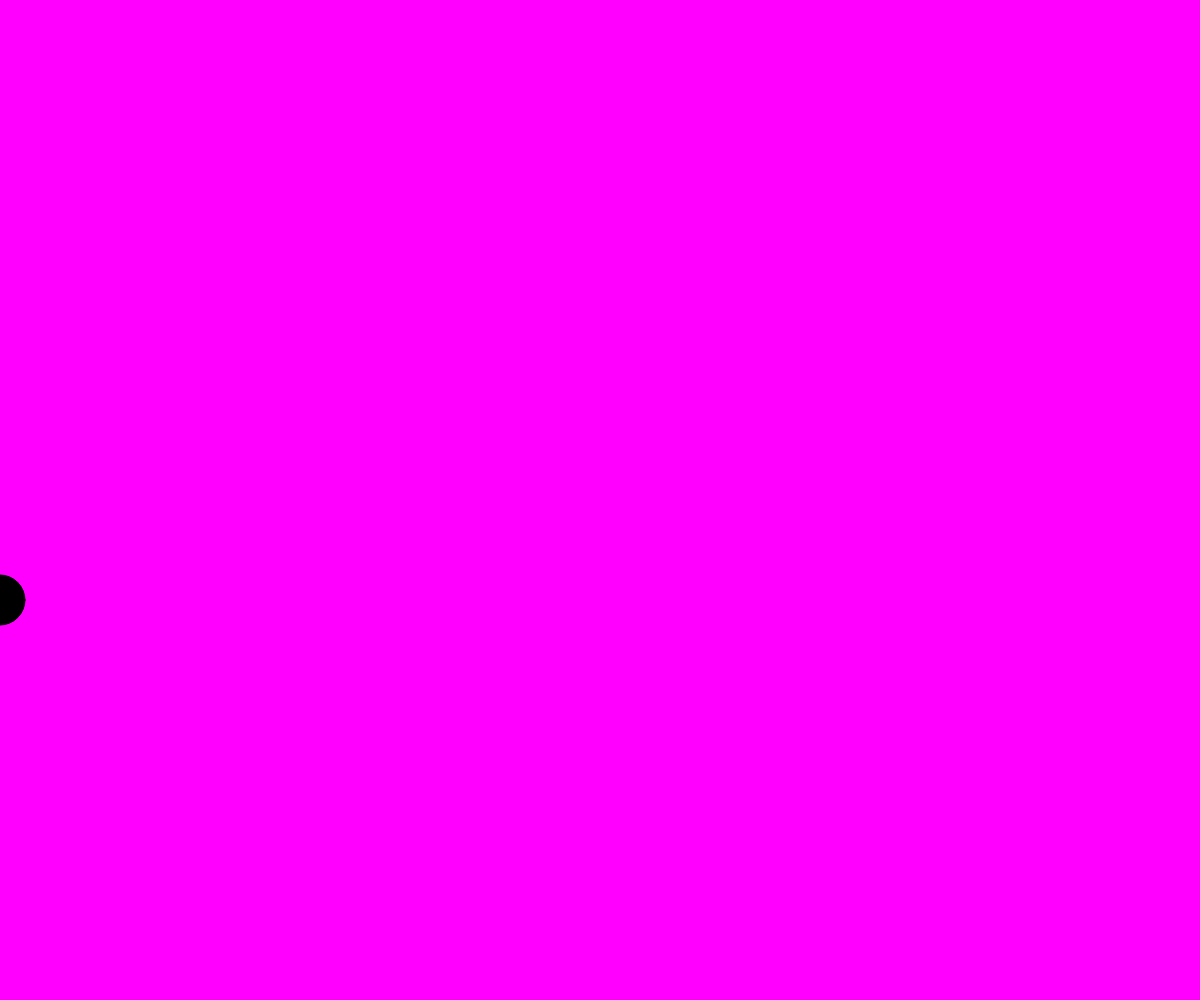
Frame 1 (no input)
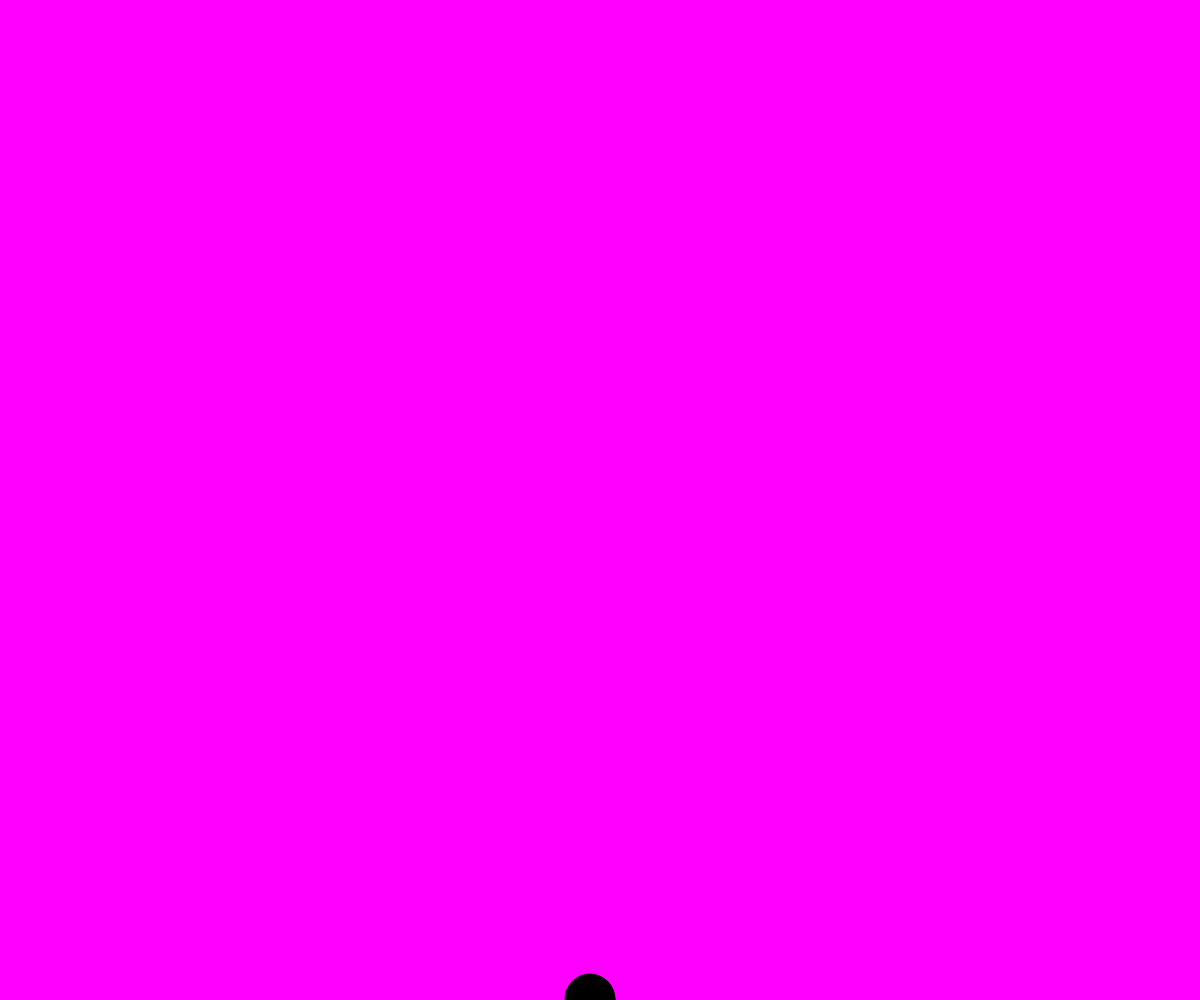
Frame 60 (no input)
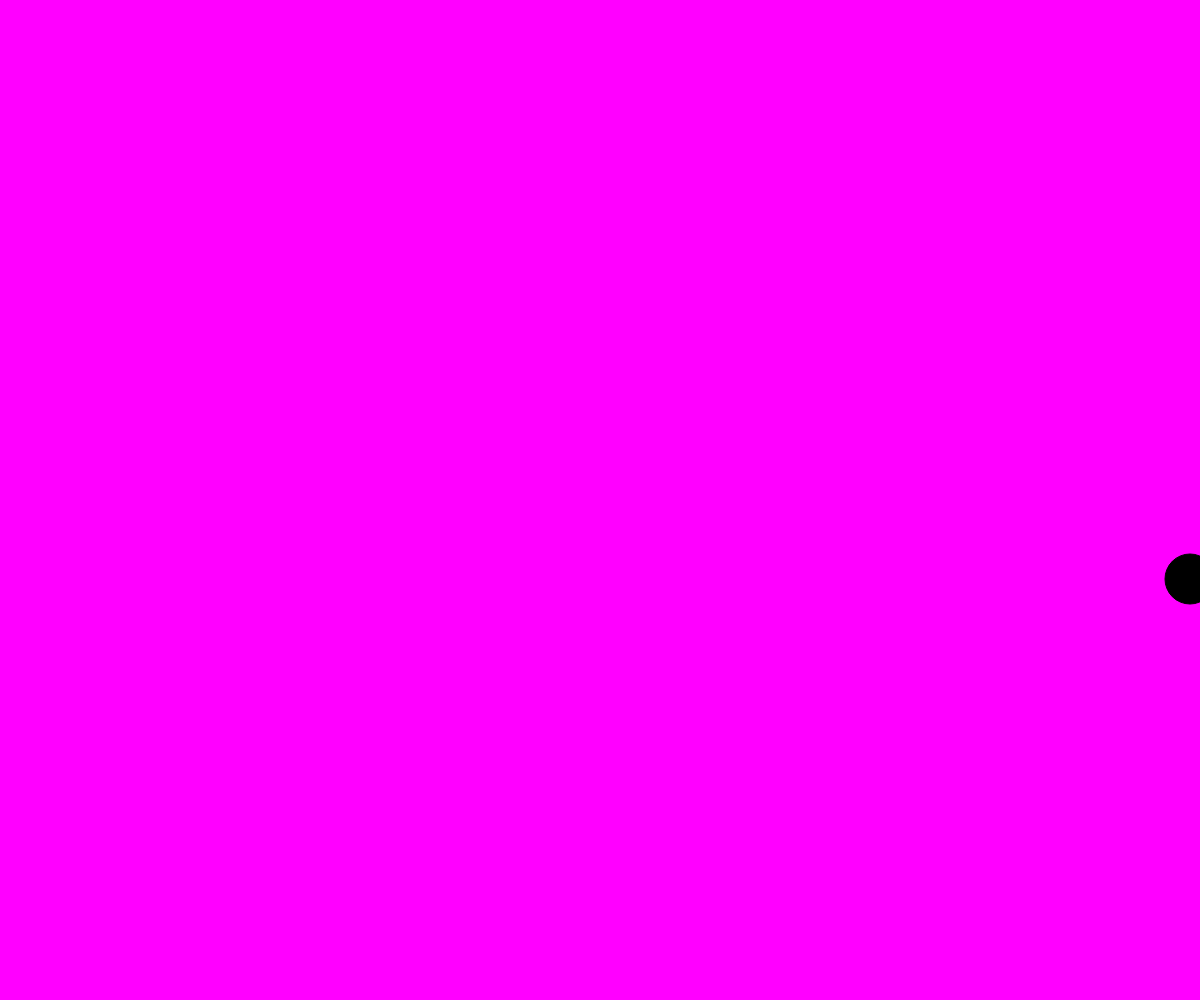
Frame 120 (the mouse pressed at the canvas centre since frame 60)

The p5.js sketch that drew these frames (run headless with seeded random() and noise() and a simulated clock; from frame 60 on, the mouse is pressed at the canvas centre):

// p5.js sketch
// ── sketch.js
var x ,y;
var Xspeed,Yspeed;

function setup() {
	createCanvas(windowWidth, windowHeight);
	x = 0 ;
	y = width/2;
	Xspeed = 10 ;
	Yspeed = 7 ;
}

function draw() {
	background(255,0,255);


	fill(0);
	ellipse(x,y,50,50);


	if ( x > width ) {
		Xspeed = -10 ;
	}
	if ( x < 0 ) {
		Xspeed = 10 ;
	}
	if( y < 0 )
	{
		Yspeed = 7 ;
	}
	if( y > height)
	{
		Yspeed = -7 ;
	}
	x = x + Xspeed ;
	y = y + Yspeed ;


}
